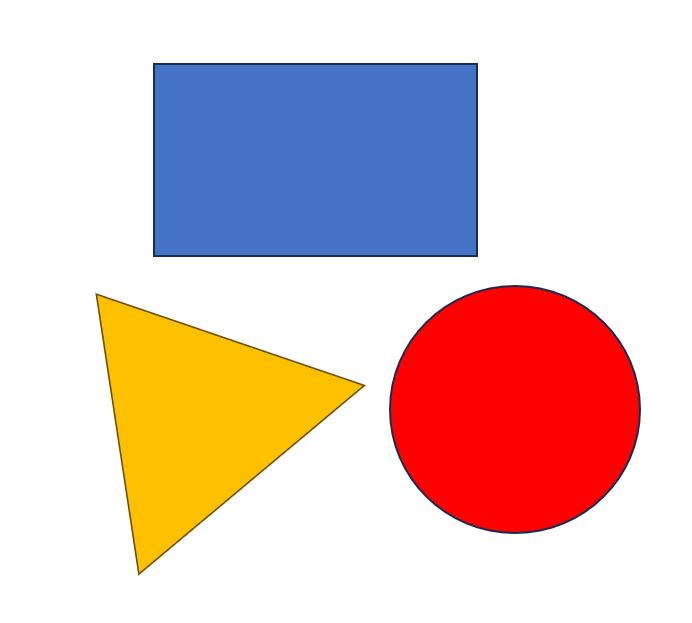
#> input picture in/test_image_03.JPG, 692 x 623 px, found by its file name
$ python detection_color.py
#> lines starting #> are read from the running program, lines starting #| are printed output that depends on the picture; after the words box and inside, x2 and y2 are one past the last pixel; in counts of white or black regions, pixels touching at a corner belong together
### src/detection_shape.py
import cv2
from typing import List, Dict, Tuple
from abc import abstractmethod

from handling_configurations import ConfigReader
from detection_color import ColorDetector

BGR_COLORS = ConfigReader("config.json").get_value('BGR_COLORS')


class Detection:
    """Functions to detect shape and recognize it"""
    @abstractmethod
    def shape_detection(img:cv2.typing.MatLike, ratio_image_to_shape:int=100) -> List:
        """Shape detection from the image

        Args:
            img (cv2.typing.MatLike): The image with shapes
            ratio_image_to_shape (float): Ratio of image to shape, i.e.
                                          how many times the image is bigger
                                          than the shape. Defaults to 100.

        Returns:
            List: The shapes within the image
        """
        gray_img = cv2.cvtColor(img, cv2.COLOR_BGR2GRAY)
        area_of_img = gray_img.shape[0]*gray_img.shape[1]
        minimum_area_for_shape = int(area_of_img/ratio_image_to_shape)

        blurred = cv2.GaussianBlur(gray_img, (5, 5), 0)
        thresholded = cv2.adaptiveThreshold(blurred, 255, cv2.ADAPTIVE_THRESH_GAUSSIAN_C, cv2.THRESH_BINARY, 11, 2)

        contours, _ = cv2.findContours(thresholded, cv2.RETR_TREE, cv2.CHAIN_APPROX_SIMPLE)
        found_shapes = sorted(contours, key=cv2.contourArea, reverse=True)[1:] # excluding background

        filtered_shapes = FilterShapes.minimum_shape_size(found_shapes,
                                                          minimum_area_for_shape)
        filtered_shapes = FilterShapes.minimum_center_distance(filtered_shapes,
                                                               miniumum_distance=2)

        if False: # Debugging
            cv2.imshow("gray", gray_img)
            cv2.imshow("blurred", blurred)
            cv2.imshow("thresholded", thresholded)
            img_contours = cv2.drawContours(img, filtered_found_shapes, -1, (120, 255, 0), 1)
            cv2.imshow("Contours", img_contours)
            print(len(contours))
            print(len(found_shapes))
            print(len(filtered_found_shapes))

        return filtered_shapes

    @abstractmethod
    def shape_recognition(found_shapes:List, img:cv2.typing.MatLike) -> List[Dict[str, str]]:
        """Identification of found shapes

        Args:
            found_shapes (List): List of found shapes within the image
            img (cv2.typing.MatLike): The image with shapes

        Returns:
            List[Dict[str, str]]: List of recognized shapes with pattern and color
        """
        recognized_shapes = []  # List to store recognized shapes
        for shape in found_shapes:
            define_shape = cv2.approxPolyDP(shape, 0.01 * cv2.arcLength(shape, True), True)
            shape_color = ColorDetector().get_color(img, shape)
            shape_name = "Circle"

            if len(define_shape) == 3:
                shape_name = "Triangle"

            if len(define_shape) == 4:
                (x1, y1, w, h) = cv2.boundingRect(define_shape)
                aspect_ratio = float(w) / h
                if 0.95 <= aspect_ratio <= 1.05:
                    shape_name = "Square"
                else:
                    shape_name = "Rectangle"

            if len(define_shape) == 5:
                shape_name = "Pentagon"

            if len(define_shape) == 6:
                shape_name = "Hexagon"


            cv2.drawContours(img, [shape], 0, BGR_COLORS["CYAN"], 5)

            text = f'{shape_name}, {shape_color}'
            coords_text = OperationShapes.get_shape_center(shape)
            img = TextPlacer.place_text(img, text, coords_text)

            recognized_shapes.append({'pattern': shape_name, 'color': shape_color})
        return recognized_shapes


class FilterShapes:
    @staticmethod
    def minimum_shape_size(found_shapes:List[cv2.typing.MatLike],
                                  minimum_area_for_shape:int
                                  )->List[cv2.typing.MatLike]:
        """
        Apply minimum area shape filter onto shapes.
        Shapes with smaller area will be removed.

        Args:
            found_shapes (List[cv2.typing.MatLike]): List of shapes
            miniumum_area_for_shape (int): required minimum area of shape

        Returns:
            List[cv2.typing.MatLike]: List of filtered shapes. Empty, otherwise.
        """
        filtered_found_shapes = []
        for shape in found_shapes:
            area = cv2.contourArea(shape)
            if minimum_area_for_shape > area:
                break
            filtered_found_shapes.append(shape)
        return filtered_found_shapes

    @staticmethod
    def minimum_center_distance(found_shapes:List[cv2.typing.MatLike],
                                      miniumum_distance:int=2
                                      )->List[cv2.typing.MatLike]:
        """
        Apply minimum center distance filter onto shapes.
        Shapes with smaller center distance will be removed.

        Args:
            found_shapes (List[cv2.typing.MatLike]): List of shapes
            miniumum_distance (int, optional): Minimum distance which needs to be exceeded. Defaults to 2.

        Returns:
            List[cv2.typing.MatLike]: List of filtered shapes. Empty, otherwise.
        """
        filtered_found_shapes = []
        center_points = [(0,0)]

        for shape in found_shapes:
            center_point_new = OperationShapes.get_shape_center(shape)

            center_exists:bool = False
            for center in center_points:
                x_delta = abs(center[0]-center_point_new[0])
                y_delta = abs(center[1]-center_point_new[1])
                if (x_delta <= miniumum_distance) or (y_delta <= miniumum_distance):
                    center_exists = True

            if center_exists == True:
                continue
            center_points.append(center_point_new)
            filtered_found_shapes.append(shape)
        return filtered_found_shapes


class OperationShapes:
    @staticmethod
    def get_shape_center(shape:cv2.typing.MatLike)->Tuple[int, int]:
        """Get center of shape.

        Args:
            shape (cv2.typing.MatLike): Selected shape to determine center.

        Returns:
            Tuple[int, int]: Coordinates of shape center.
        """
        shape_points = cv2.moments(shape)
        x_coord = 0
        y_coord = 0
        if shape_points['m00'] != 0.0:
            x_coord = int(shape_points['m10']/shape_points['m00'])
            y_coord = int(shape_points['m01']/shape_points['m00'])
        return x_coord, y_coord


class TextPlacer:
    @staticmethod
    def place_text(img:cv2.typing.MatLike, text:str,
                   coords_text:Tuple[int, int])->cv2.typing.MatLike:
        """
        Places text onto image at given coordinates.

        Args:
            img (cv2.typing.MatLike): Image, onto which text is placed.
            text (str): Text, which should be placed
            coords_text (Tuple[int, int]): coordinates of text center.

        Returns:
            cv2.typing.MatLike: Image with placed text.
        """
        font = {
                'face' : cv2.FONT_HERSHEY_SIMPLEX,
                'scale' : 0.8,
                'color' : BGR_COLORS["BLACK"],
                'thickness' : 2
            }
        text_size, baseline = cv2.getTextSize(text, font["face"], font["scale"], font["thickness"])
        x, y = coords_text
        text_coord = (int(x-text_size[0]/2), y)

        new_img = cv2.putText(img, text, text_coord,
                        font["face"], font["scale"], font["color"], font["thickness"])
        return new_img


# [13 lines that do not run on import are left out]

### src/handling_configurations.py
import json
from typing import Any, Union, Dict
from pathlib import Path

class ConfigWriter:
    """Config writer with path handling"""
    def __init__(self, filepath: Union[str, Path]):
        """initialize config writer

        Args:
            filepath (Union[str, Path]): Path of config file
        """
        self.filepath = Path(filepath)

    # [38 lines left out: functions save_value, save_dict, not called in this run]


class ConfigReader:
    """Config reader"""
    def __init__(self, filepath: Union[str, Path]):
        """Initiaize config reader

        Args:
            filepath (Union[str, Path]): path of config file
        """
        self.filepath = Path(filepath)


    def get_value(self, key: str, default: Any = None) -> Any:
        """get a value from object with key. Return default, if not found

        Args:
            key (str): key of object
            default (Any, optional): Default value. Defaults to None.

        Returns:
            Any: value of object. Default, otherwise.
        """
        if not self.filepath.exists():
            return default

        with open(self.filepath, 'r', encoding='utf-8') as f:
            data = json.load(f)
            return data.get(key, default)


    # [37 lines left out: functions get_path, get_int, get_all, not called in this run]


# [10 lines that do not run on import are left out]

### src/detection_color.py
import cv2
import numpy as np
from typing import List, Tuple
from abc import ABC, abstractmethod

from handling_configurations import ConfigReader,ConfigWriter

BGR_COLORS = ConfigReader("config.json").get_value('BGR_COLORS', {})
#> (reads config.json from the repository)


class ColorDetector:
    """Functions to detect color of shape"""
    # [32 lines left out: function get_color, not called in this run]


class ColorLimiter:
    """functions to get limits for color detection"""
    def __init__(self):
        """Initialize ColorLimiter"""
        self._range_spectrum = 15


    # [56 lines left out: functions get_limits_hsv, _get_hue_limits_lower, _get_hue_limits_upper, _get_hsv_limits, not called in this run]


if __name__ == "__main__":
    """Initialize configuration and debug functions"""
    # First initialize the color configuration
    config_writer = ConfigWriter("config.json")

    # Write BGR colors if they don't exist
    current_config = ConfigReader("config.json").get_value('BGR_COLORS', None)
    if not current_config:
        color_config = {
            'BGR_COLORS': {
                'BLUE': [255, 0, 0],
                'GREEN': [0, 255, 0],
                'RED': [0, 0, 255],
                'MAGENTA': [255, 0, 255],
                'CYAN': [255, 255, 0],
                'YELLOW': [0, 255, 255],
                'BLACK': [0, 0, 0],
                'WHITE': [255, 255, 255]
            }
        }
        config_writer.save_dict(color_config)
        print("Color configuration initialized")
    else:
        print("Using existing color configuration")

    BGR_COLORS = ConfigReader("config.json").get_value('BGR_COLORS', {})

    # Test shape detection
    from detection_shape import Detection
    img = cv2.imread(R"in/test_image_03.jpg")
#> img is the input picture: shape (623, 692, 3); mean B, G, R 195.6, 199.5, 225.8
    cv2.imshow("test", img)
    shapes = Detection.shape_detection(img)
#> in shape_detection, `gray_img = cv2.cvtColor(img, cv2.COLOR_BGR2GRAY)`:
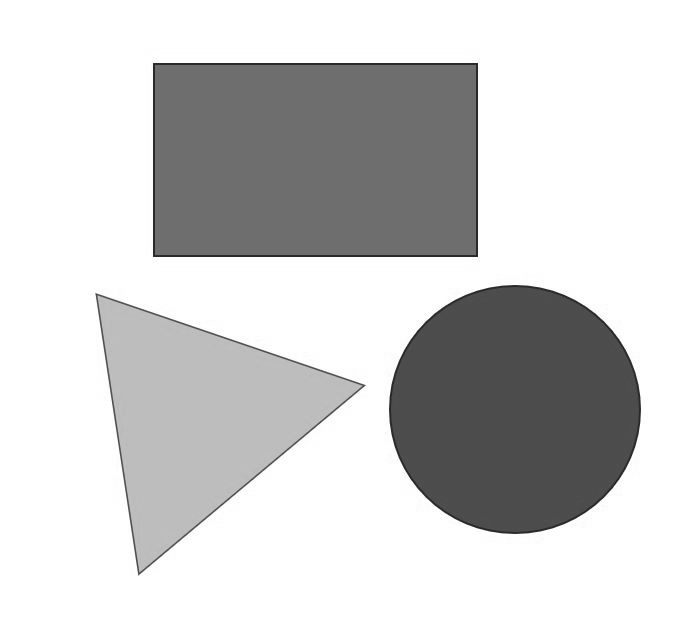
#> gray_img: shape (623, 692); min 20, max 255, mean 206.9
#> in shape_detection, `thresholded = cv2.adaptiveThreshold(blurred, 255, cv2.ADAPTIVE_THRESH_..`:
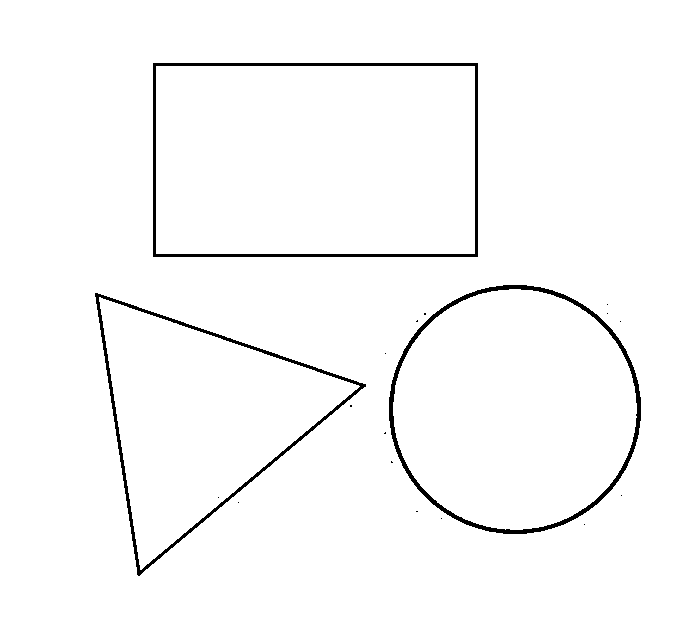
#> thresholded: shape (623, 692); 97.9% white; 18 black regions (15 under 20 px)
#> in shape_detection, `contours, _ = cv2.findContours(thresholded, cv2.RETR_TREE, cv2.CHAIN_A..`: contours = 22 contours, 15 with area under 20; largest, box (x1, y1, x2, y2) and area: (0, 0, 692, 623) 429802, (152, 62, 479, 258) 63568, (156, 66, 475, 254) 59466, (388, 284, 642, 535) 49669, (393, 289, 637, 530) 45698, (94, 292, 367, 577) 37078, (99, 297, 360, 570) 33564
#> in shape_detection, `found_shapes = sorted(contours, key=cv2.contourArea, reverse=True)[1:]`: found_shapes = 21 contours, 15 with area under 20; largest, box (x1, y1, x2, y2) and area: (152, 62, 479, 258) 63568, (156, 66, 475, 254) 59466, (388, 284, 642, 535) 49669, (393, 289, 637, 530) 45698, (94, 292, 367, 577) 37078, (99, 297, 360, 570) 33564
#> the loop in minimum_shape_size, `for shape in found_shapes:` made 7 passes
#> area on passes 1, 3, 4, 5, 6: 63568, 49669, 45697.5, 37077.5, 33564.5
#> (shape, area) on pass 2: ([[156, 66], [156, 253], [474, 253], [474, 66]], 59466)
#> after the loop in minimum_shape_size, `for shape in found_shapes:`: filtered_found_shapes = 6 contours; box (x1, y1, x2, y2) and area: (152, 62, 479, 258) 63568, (156, 66, 475, 254) 59466, (388, 284, 642, 535) 49669, (393, 289, 637, 530) 45698, (94, 292, 367, 577) 37078, (99, 297, 360, 570) 33564
#> in shape_detection, `filtered_shapes = FilterShapes.minimum_shape_size(found_shapes, minimu..`: filtered_shapes has the same summary as filtered_found_shapes in minimum_shape_size
#> the loop in minimum_center_distance, `for shape in found_shapes:` made 6 passes
#> (x_coord in get_shape_center, y_coord in get_shape_center) on passes 1, 3, 4, 5, 6: (315, 159), (514, 408), (514, 409), (199, 417), (199, 417)
#> (shape, x_coord in get_shape_center, y_coord in get_shape_center) on pass 2: ([[156, 66], [156, 253], [474, 253], [474, 66]], 315, 159)
#> after the loop in minimum_center_distance, `for shape in found_shapes:`: center_points = [(0, 0), (315, 159), (514, 408), (199, 417)]; filtered_found_shapes = 3 contours; box (x1, y1, x2, y2) and area: (152, 62, 479, 258) 63568, (388, 284, 642, 535) 49669, (94, 292, 367, 577) 37078
#> in shape_detection, `filtered_shapes = FilterShapes.minimum_center_distance(filtered_shapes..`: filtered_shapes has the same summary as filtered_found_shapes in minimum_center_distance
#> shapes has the same summary as filtered_found_shapes in minimum_center_distance
    print(f"Number of shapes: {len(shapes)}")
#| Number of shapes: 3

    print(f"WHITE color values: {BGR_COLORS['WHITE']}")

    Detection.shape_recognition(shapes, img)
#> the loop in shape_recognition, `for shape in found_shapes:` made 3 passes
#> define_shape on pass 1: [[152, 63], [477, 62], [478, 256], [153, 257]]
#> define_shape on pass 3: [[136, 574], [95, 292], [366, 384]]
#> pass 1, in get_color, `mask = cv2.drawContours(mask, [shape], -1, 255, -1)`:
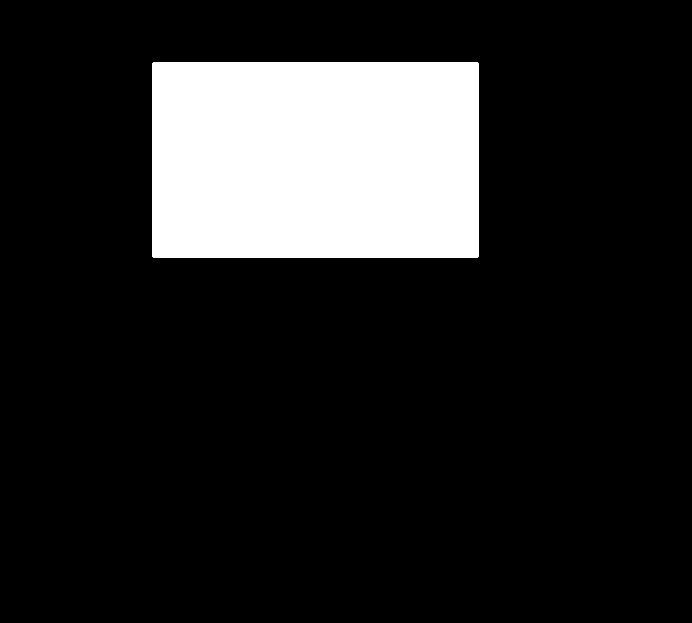
#> mask: shape (623, 692); 14.9% white; 1 white region, box (x1, y1, x2, y2) and area: (152, 62, 479, 258) 64088
#> pass 1, in place_text, `new_img = cv2.putText(img, text, text_coord, font["face"], font["scale..`:
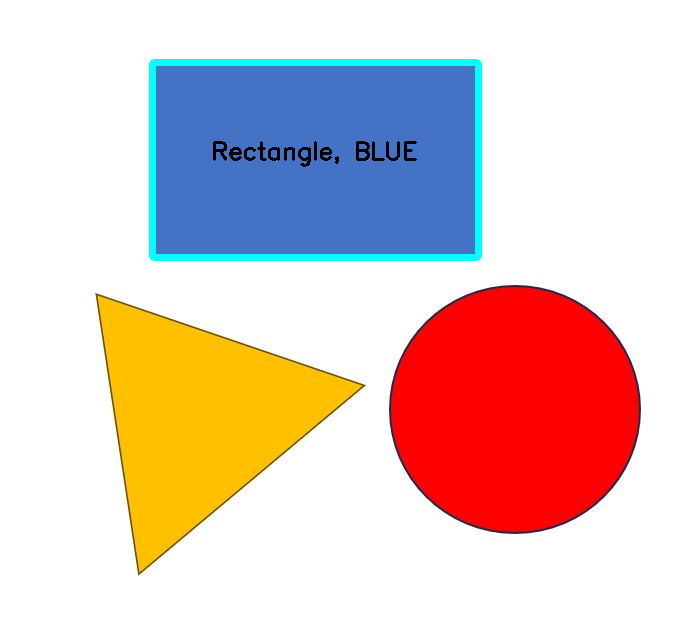
#> new_img: shape (623, 692, 3); mean B, G, R 195.9, 200.5, 222.9
#> pass 2, in get_color (call 2), `mask = cv2.drawContours(mask, [shape], -1, 255, -1)`:
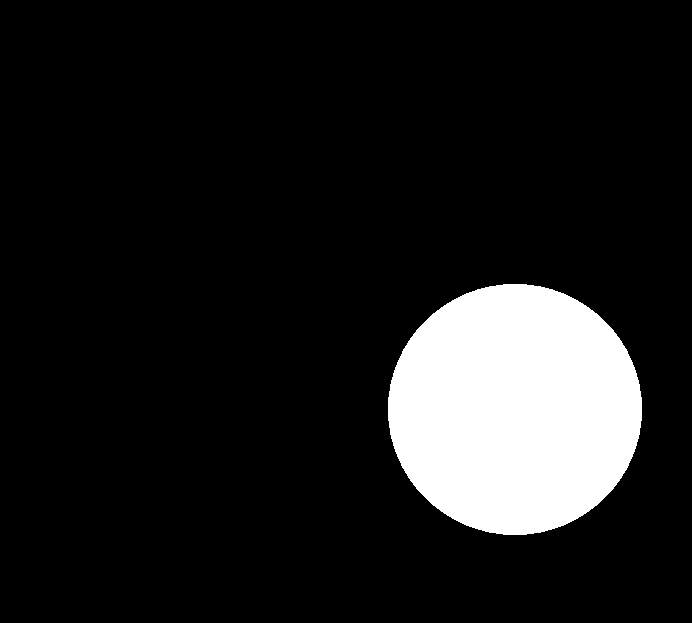
#> mask: shape (623, 692); 11.6% white; 1 white region, box (x1, y1, x2, y2) and area: (388, 284, 642, 535) 50025
#> pass 2, in place_text (call 2), `new_img = cv2.putText(img, text, text_coord, font["face"], font["scale..`:
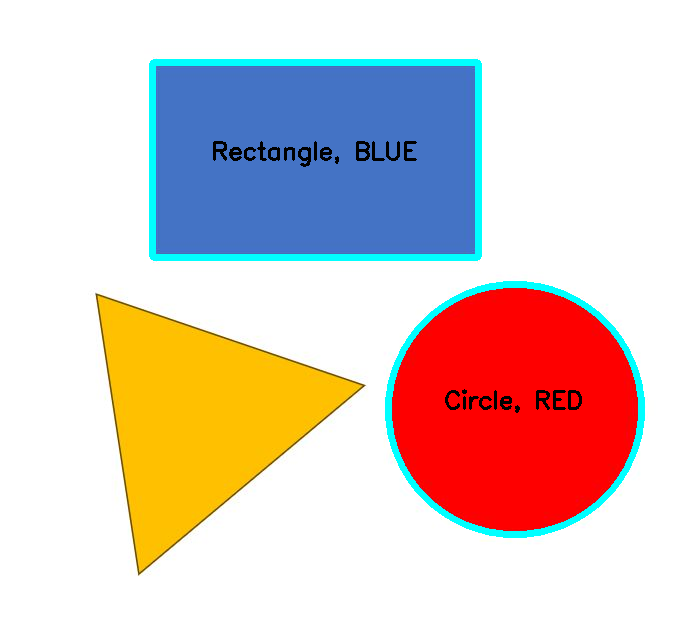
#> new_img: shape (623, 692, 3); 1.43% of pixels changed, all inside (x1, y1, x2, y2) = (385, 281, 645, 538)
#> after the loop in shape_recognition, `for shape in found_shapes:`:
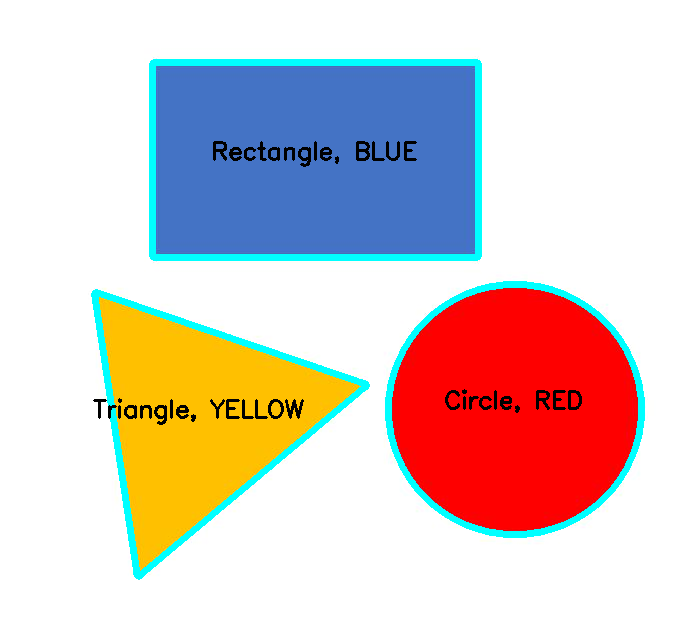
#> img: shape (623, 692, 3); 5.14% of pixels changed, all inside (x1, y1, x2, y2) = (91, 59, 645, 580)
#> after the loop in shape_recognition, `for shape in found_shapes:`: recognized_shapes = 3 items
    cv2.imshow("newimage", img)

    if cv2.waitKey() == ord('q'):
#> (key q is pressed here)
        cv2.destroyAllWindows()
